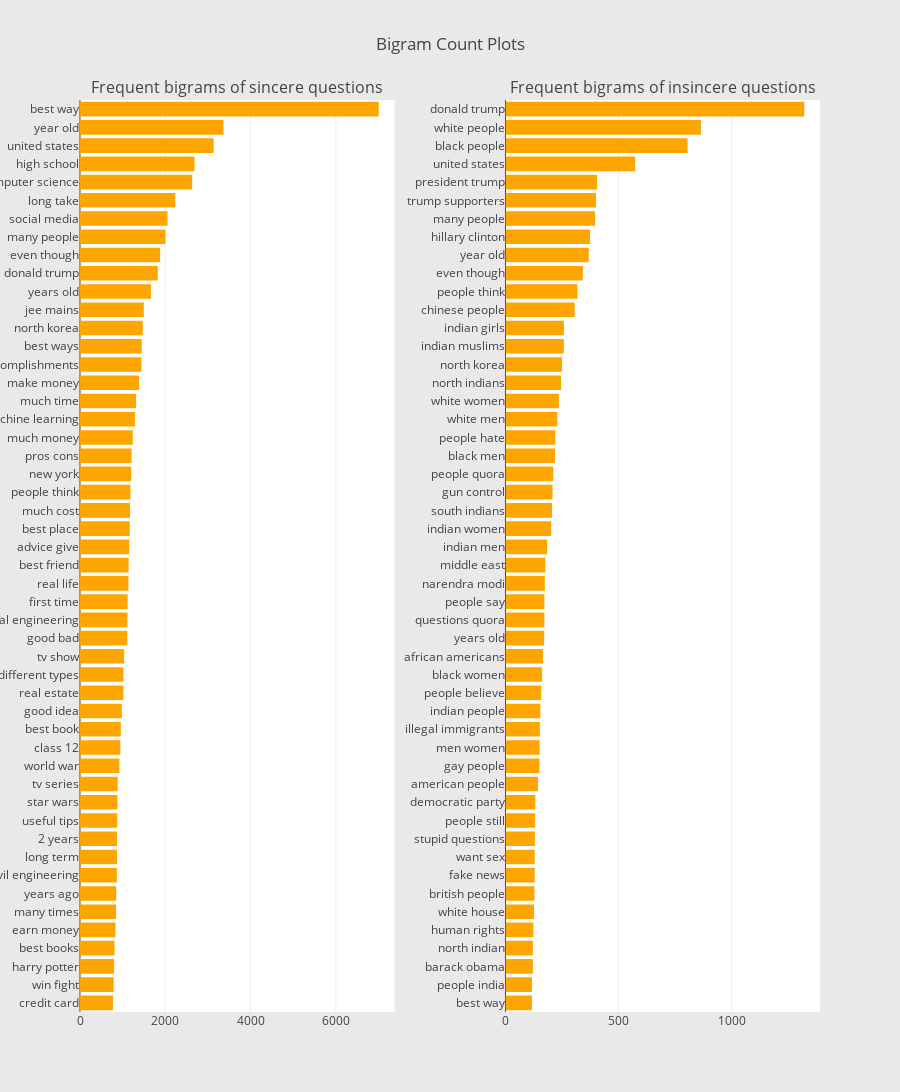

Notebook code for this chart:
### Code cell
freq_dict = defaultdict(int)
for sent in pos["question_text"]:
    for word in generate_ngrams(sent,2):
        freq_dict[word] += 1
fd_sorted = pd.DataFrame(sorted(freq_dict.items(), key=lambda x: x[1])[::-1])
fd_sorted.columns = ["word", "wordcount"]
trace0 = horizontal_bar_chart(fd_sorted.head(50), 'orange')


freq_dict = defaultdict(int)
for sent in neg["question_text"]:
    for word in generate_ngrams(sent,2):
        freq_dict[word] += 1
fd_sorted = pd.DataFrame(sorted(freq_dict.items(), key=lambda x: x[1])[::-1])
fd_sorted.columns = ["word", "wordcount"]
trace1 = horizontal_bar_chart(fd_sorted.head(50), 'orange')

# Creating two subplots
fig = tools.make_subplots(rows=1, cols=2, vertical_spacing=0.04,horizontal_spacing=0.15,
                          subplot_titles=["Frequent bigrams of sincere questions", 
                                          "Frequent bigrams of insincere questions"])
fig.append_trace(trace0, 1, 1)
fig.append_trace(trace1, 1, 2)
fig['layout'].update(height=1200, width=900, paper_bgcolor='rgb(233,233,233)', title="Bigram Count Plots")
py.iplot(fig, filename='word-plots')

### Figure 1 — Plotly figure (JSON) as saved in the notebook; plotly's stock layout.template omitted (floating-point values rounded to 4 significant figures)
{"data": [{"marker": {"color": "orange"}, "orientation": "h", "showlegend": false, "type": "bar", "uid": "72966ac9-34d8-4027-83c4-d06cd67fc7cd", "x": [773, 790, 801, 810, 832, 846, 849, 864, 867, 868, 873, 879, 884, 923, 947, 958, 981, 1017, 1018, 1036, 1109, 1113, 1117, 1136, 1141, 1155, 1167, 1174, 1183, 1202, 1209, 1238, 1290, 1316, 1386, 1442, 1448, 1473, 1496, 1664, 1823, 1881, 2002, 2053, 2234, 2631, 2685, 3135, 3364, 7007], "xaxis": "x", "y": ["credit card", "win fight", "harry potter", "best books", "earn money", "many times", "years ago", "civil engineering", "long term", "2 years", "useful tips", "star wars", "tv series", "world war", "class 12", "best book", "good idea", "real estate", "different types", "tv show", "good bad", "mechanical engineering", "first time", "real life", "best friend", "advice give", "best place", "much cost", "people think", "new york", "pros cons", "much money", "machine learning", "much time", "make money", "major accomplishments", "best ways", "north korea", "jee mains", "years old", "donald trump", "even though", "many people", "social media", "long take", "computer science", "high school", "united states", "year old", "best way"], "yaxis": "y"}, {"marker": {"color": "orange"}, "orientation": "h", "showlegend": false, "type": "bar", "uid": "86a00444-b660-42d7-8f13-a020937171b5", "x": [117, 117, 121, 121, 123, 126, 128, 129, 129, 130, 131, 132, 144, 150, 151, 152, 154, 158, 162, 166, 171, 172, 172, 174, 176, 184, 202, 206, 208, 211, 219, 220, 229, 236, 246, 250, 258, 258, 306, 318, 342, 368, 374, 396, 400, 405, 573, 805, 864, 1321], "xaxis": "x2", "y": ["best way", "people india", "barack obama", "north indian", "human rights", "white house", "british people", "fake news", "want sex", "stupid questions", "people still", "democratic party", "american people", "gay people", "men women", "illegal immigrants", "indian people", "people believe", "black women", "african americans", "years old", "questions quora", "people say", "narendra modi", "middle east", "indian men", "indian women", "south indians", "gun control", "people quora", "black men", "people hate", "white men", "white women", "north indians", "north korea", "indian muslims", "indian girls", "chinese people", "people think", "even though", "year old", "hillary clinton", "many people", "trump supporters", "president trump", "united states", "black people", "white people", "donald trump"], "yaxis": "y2"}], "layout": {"annotations": [{"font": {"size": 16}, "showarrow": false, "text": "Frequent bigrams of sincere questions", "x": 0.2125, "xanchor": "center", "xref": "paper", "y": 1, "yanchor": "bottom", "yref": "paper"}, {"font": {"size": 16}, "showarrow": false, "text": "Frequent bigrams of insincere questions", "x": 0.7875, "xanchor": "center", "xref": "paper", "y": 1, "yanchor": "bottom", "yref": "paper"}], "height": 1200, "paper_bgcolor": "rgb(233,233,233)", "title": {"text": "Bigram Count Plots"}, "width": 900, "xaxis": {"anchor": "y", "domain": [0, 0.425]}, "xaxis2": {"anchor": "y2", "domain": [0.575, 1]}, "yaxis": {"anchor": "x", "domain": [0, 1]}, "yaxis2": {"anchor": "x2", "domain": [0, 1]}}}
